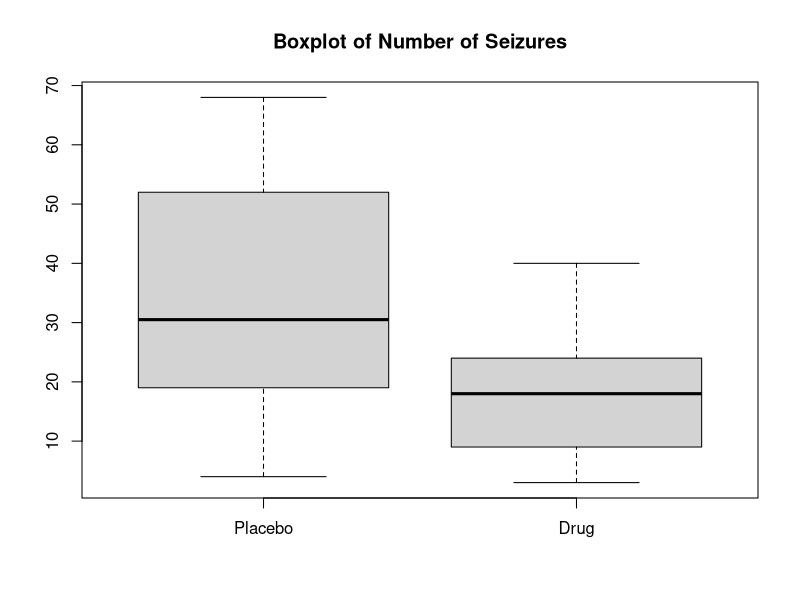

This chart was generated by the following R code:
# Problem Set: Statistical Tests
# Problem Number 3
# Status: Completed
# Heatherlee Leary
# hleary@arizona.edu



#### OBJECTIVES ##########################################################################################################

# Ten epileptic patients participated in a study of a new anticonvulsant drug. 
# During the first 8-week period, half the patients received a placebo and half were given the drug, and the number of seizures were recorded. 
# Following this, the same patients were given the opposite treatment and the number of seizures were recorded. 
# Assuming that the distribution of the difference between the placebo and drug meets the assumption of normality, 
# perform an appropriate test to determine whether there were differences in the number of epileptic seizures with and without the drug.

# a) Make a boxplot of the data
# b) Test the difference.


# Patient	Placebo	Drug
# 1	37	5
# 2	52	23
# 3	68	40
# 4	4	3
# 5	29	38
# 6	32	19
# 7	19	9
# 8	52	24
# 9	19	17
# 10	12	14

##########################################################################################################################


# Put values into vectors
placebo = c(37, 52, 68, 4, 29, 32, 19, 52, 19, 12)
drug = c(5, 23, 40, 3, 38, 19, 9, 24, 17, 14)

# a) Create boxplot
boxplot(placebo, drug, names=c("Placebo", "Drug"), main="Boxplot of Number of Seizures")

# b) Test the difference
# Paired t-test: Both treatments are applied to every sampled unit.
t.test(placebo, drug, paired=TRUE)

# View p-value:
t.test(placebo, drug, paired=TRUE)$p.value

# The p-value is < 0.05, which indicates a significant difference.
